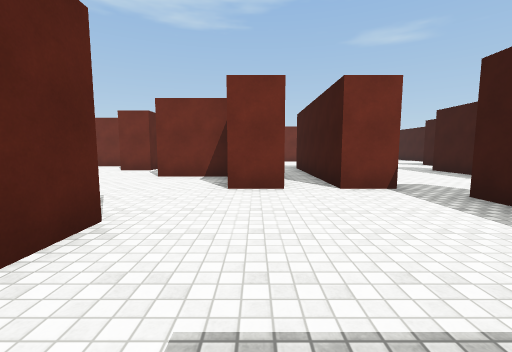
View 1 (above)

24 first-person views from a walk through a Unity game level. The camera is 1.4 m above the floor, tilts 6° down and sees 90° across. The floor is counted in squares, 2 m on a side. Each view is taken from the middle of a square. On the plan, view 1 faces up. The plan holds only what a view shows up to about 9 squares ahead; the rest is blank. The place goes on beyond the plan. Surface patterns are stand-ins for the level's own textures.

View 2
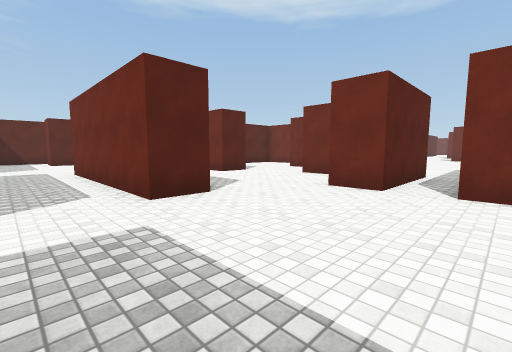

View 3
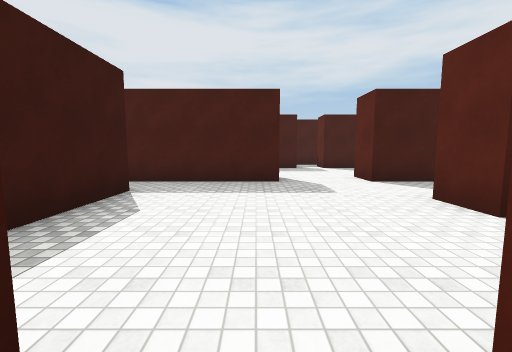

View 4
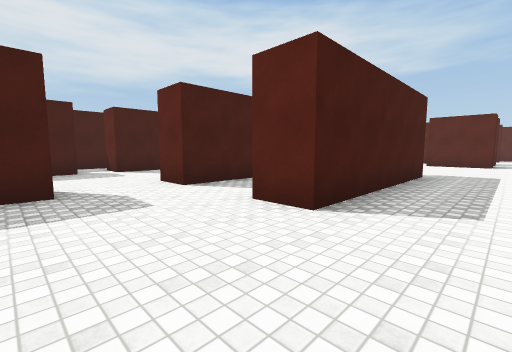

View 5
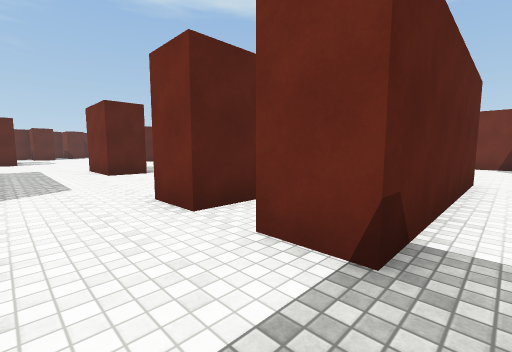

View 6
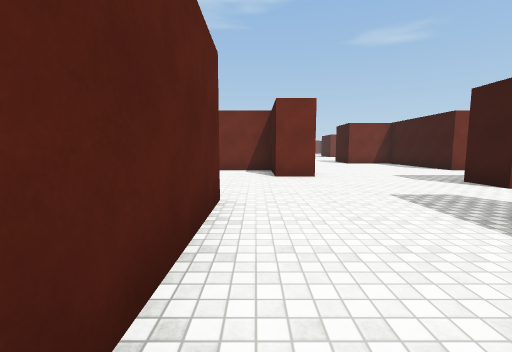

View 7
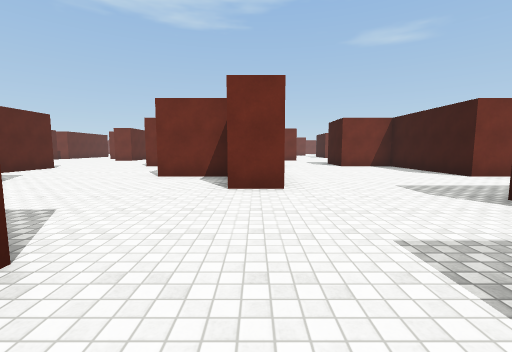

View 8
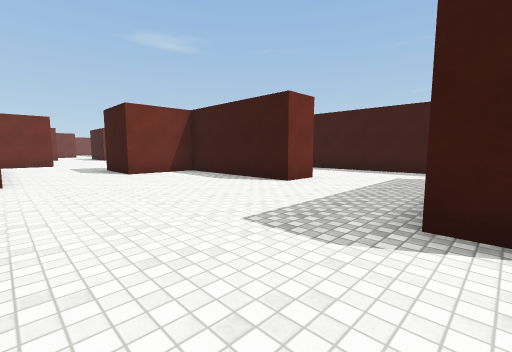

View 9
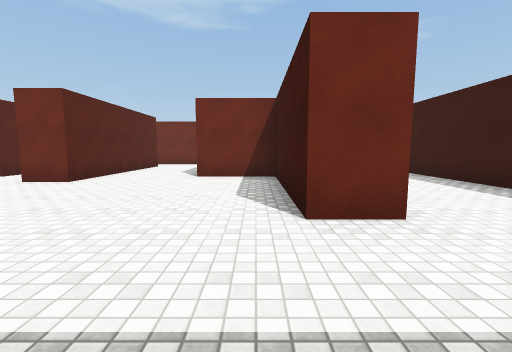

View 10
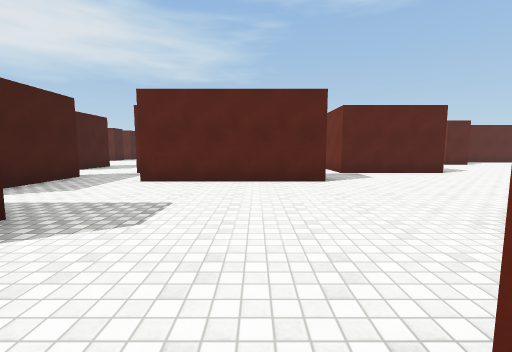

View 11
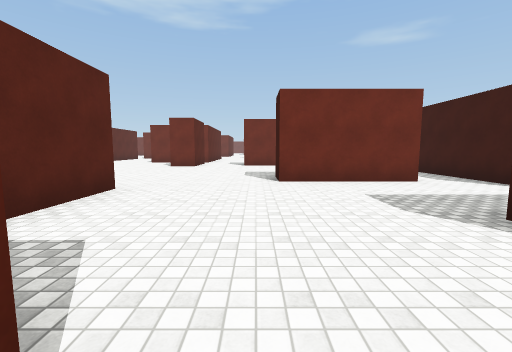

View 12
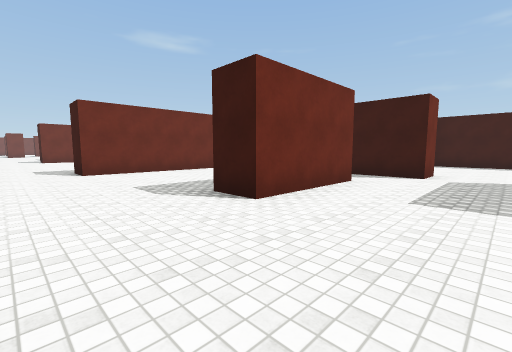

View 13
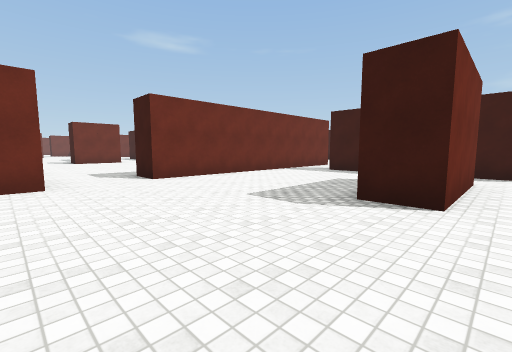

View 14
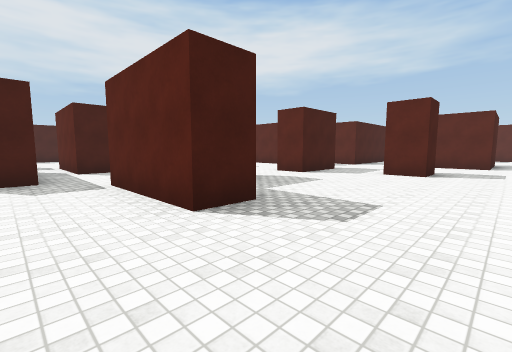

View 15
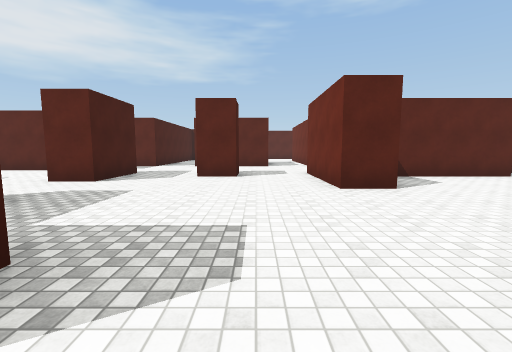

View 16
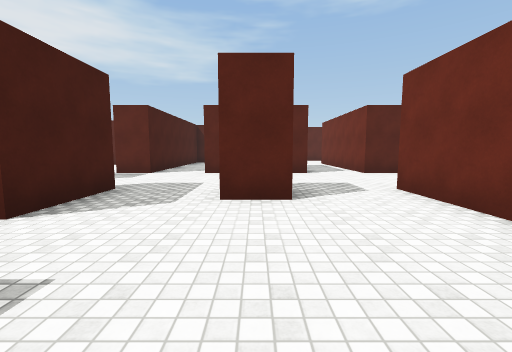

View 17
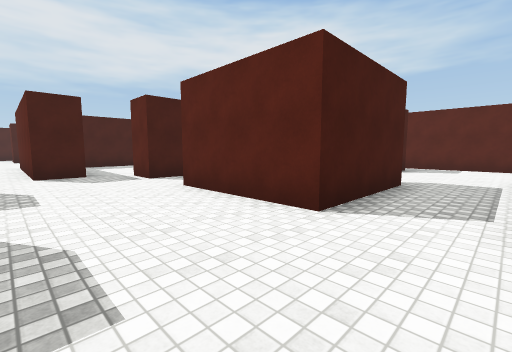

View 18
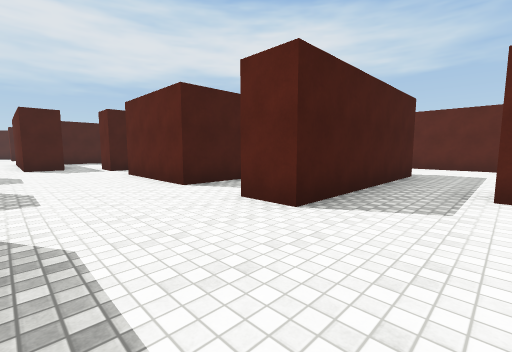

View 19
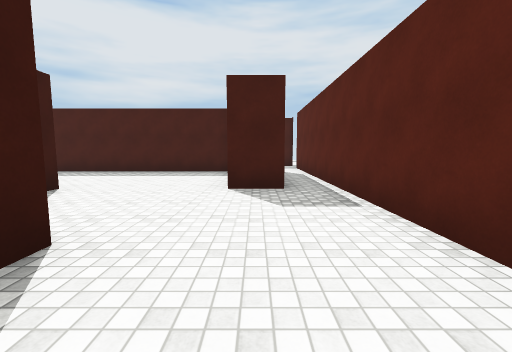

View 20
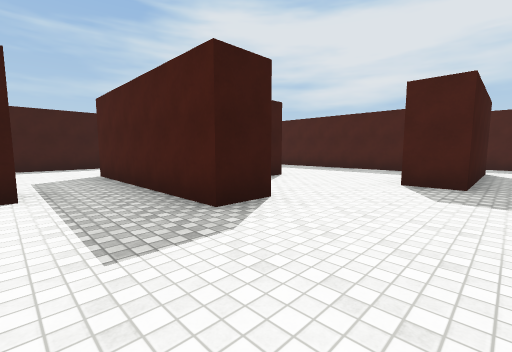

View 21
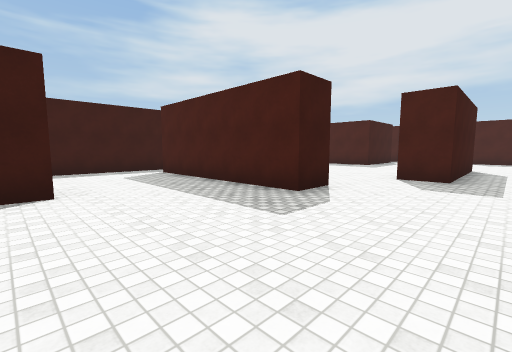

View 22
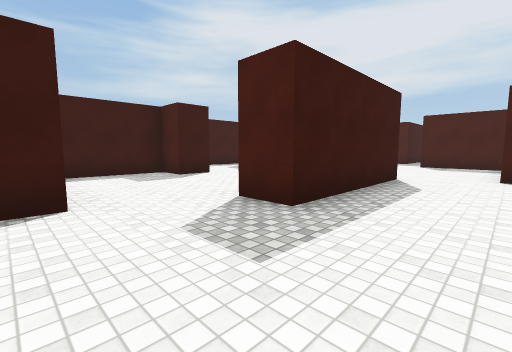

View 23
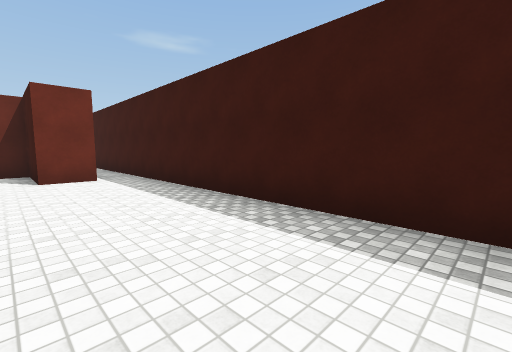

View 24
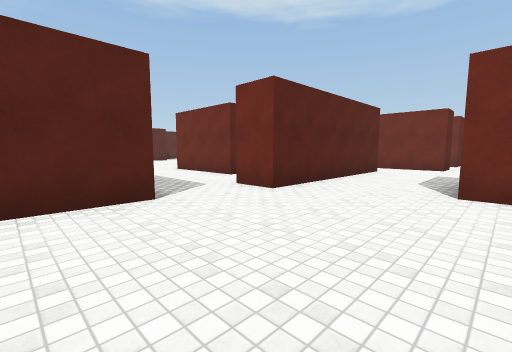

### Floor plan
Points are (right, up) in squares from view 1. A wall is a line through its corners. A room is listed if a view was taken in it or the views show most of it. See-through windows are left out.
Room 1 (views 1, 2, 4, 5)
walls: (0.4, -0.5) (4.4, -0.5); (3.1, 0.6) (3.1, 3.8); (-1.5, -0.5) (-1.5, -1.5); (0.5, 4.5) (-0.5, 4.5); (2.5, 4.5) (1.5, 4.5)
ways out: opening at (2, 4.5) to room 2; opening at (-1, 3) to room 4; opening at (-2, 0.5); opening at (-0.5, -1); opening at (4, 0)
Room 2 (views 3, 6, 7, 8, 9, 10, 11, 12, 13, 14, 15, 16, 17, 18, 21, 22, 23, 24)
walls: (-1.5, 13.6) (-1.5, 9.5); (-2.6, 13.5) (-1.9, 13.5); (2.5, 19.1) (2.5, 18.5) (-0.5, 18.5) (-0.5, 19.5); (4.5, 15.6) (4.5, 13.9); (-4.5, 17.5) (-3.5, 17.5) (-3.5, 14.5); (5, 18.6) (5, 17.4) (4, 17.4) (4, 22.5); (4.6, 12.5) (3.5, 12.5) (3.5, 14.5) (1.5, 14.5); (2.5, 9.5) (2.5, 4.5); (-3.4, 23.5) (-4.1, 23.5); (3, 23.9) (-1.5, 23.9) (-1.5, 24.5); (0.5, 7.5) (0.5, 4.5); (-2.5, 7.5) (-0.5, 7.5); (-7.5, 21.6) (-7.5, 20.5) (-10.5, 20.5); (7.5, 10.4) (7.5, 11.5) (12.5, 11.5); (-10.5, 15.5) (-8.5, 15.5) (-8.5, 14.5); (10.6, 14.5) (9.5, 14.5) (9.5, 18.5) (7.5, 18.5); (-10.5, 18.5) (-9.5, 18.5) (-9.5, 17.5); (1.5, 4.5) (1.5, 9); (-10.5, 21.6) (-10.5, 23.8); (-9.5, 24.5) (-9.5, 22.5); (-12.6, 13.5) (-11.5, 13.5) (-11.5, 12.5); (5.9, 4.4) (5.9, 8.5) (6.9, 8.5); (12.6, 20.5) (11.5, 20.5); (-13.5, 19.5) (-13.5, 16.5); (13.5, 11) (13.5, 24.4); (-14.5, 14.9) (-13.5, 14.9) (-13.5, 13.9); (-13.5, 22.2) (-13.5, 21.2)
ways out: opening at (2, 4.5) to room 1; opening at (-14, 16) to room 3; opening at (-12.8, 22) to room 3; opening at (-13, 14); opening at (-11, 13.5); opening at (-7.5, 15); opening at (-3, 14); opening at (-2, 8.5); opening at (4.5, 23); opening at (5, 3.5); opening at (6.5, 19.5); opening at (7, 9); opening at (11, 19.5)
Room 3 (views 19, 20)
walls: (-18.5, 21.1) (-18.5, 22.2) (-13.5, 22.2); (-16.5, 19.5) (-13.5, 19.5); (-16.5, 18.5) (-16.5, 19); (-13.5, 21.2) (-15, 21.2); (-21.5, 23.8) (-21.5, 14); (-19.1, 14.9) (-14.5, 14.9); (-20.5, 14.5) (-20.5, 18.5) (-19.5, 18.5)
ways out: opening at (-14, 16) to room 2; opening at (-12.8, 22) to room 2; opening at (-21, 15)
Room 4 (no view inside)
walls: (-0.6, 6.5) (-2.5, 6.5); (-4.5, 2.4) (-1.5, 2.4) (-1.5, 1.4); (-4.5, 6) (-4.5, 5)
ways out: opening at (-1, 3) to room 1; opening at (-5.5, 3.5); opening at (-3.5, 6.5)

Positions as (right, up) in squares from view 1, and headings:
1: (0, 0), facing up
2: (2, 0), facing up-left
3: (1, 5), facing down
4: (1, 4), facing down-left
5: (3, 3), facing up-left
6: (3, 6), facing up
7: (4, 8), facing up
8: (5, 11), facing up-right
9: (9, 12), facing up
10: (4, 12), facing left
11: (-1, 13), facing up
12: (-3, 16), facing up-right
13: (-4, 18), facing up-right
14: (-2, 20), facing down-left
15: (-3, 19), facing left
16: (-6, 18), facing left
17: (-11, 21), facing down-left
18: (-11, 24), facing down-left
19: (-20, 23), facing down
20: (-21, 24), facing down-right
21: (5, 15), facing down-right
22: (4, 11), facing down-right
23: (11, 14), facing up-right
24: (8, 14), facing up-left
